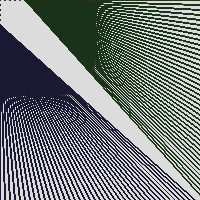
Frame 1 (no input)
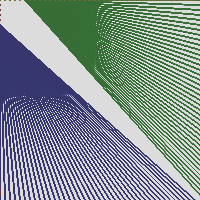
Frame 60 (no input)
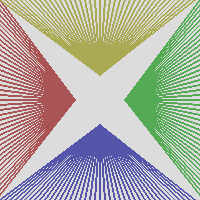
Frame 120 (the mouse pressed at the canvas centre since frame 60)

The p5.js sketch that drew these frames (run headless with seeded random() and noise() and a simulated clock; from frame 60 on, the mouse is pressed at the canvas centre):

// p5.js sketch
// ── sketch.js
var t = 0 //tick variable
var g = 50 //gradiant variable
function setup() {
  createCanvas(200, 200);
}

function draw() {
  background(220);
    if (t == 0) { //increases gradiant if tick = 0
  g+=1
  if (g > 250) { //adds 1 to tick if gradiant gets too light
  t += 1
  }
  }
  if (t == 1) { //decreases gradiant if tick = 1
    g-=1
    if (g < 50) { //subtracts 1 from tick if gradiant gets too dark
      t -= 1
    }
  }
  //two for loops set the x and y variables for one point on the lines and the the other point on the line is defined by the location of the mouse
    for (let j = 0; j < height; j += 5) {
    for (let i = 0; i < width; i += 5) {
      stroke(g,g/2,g/2);
  line(mouseX-25,mouseY,0,j);
      stroke(g/2,g,g/2);
  line(mouseX+25,mouseY,width,j);
      stroke(g,g,g/2);
  line(mouseX,mouseY-25,i,0);
      stroke(g/2,g/2,g);
  line(mouseX,mouseY+25,i,height);
       }
       }
}
